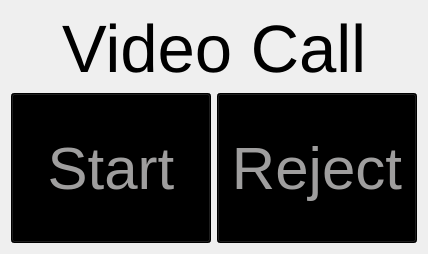
      <widget class="QWidget" name="tab_managerPage4">
       <layout class="QGridLayout" name="gridLayout_2">
        <item row="0" column="0">
         <layout class="QGridLayout" name="gridLayout_telepresence">
          <item row="4" column="0">
           <widget class="QPushButton" name="button_Answer">
            <property name="enabled">
             <bool>false</bool>
            </property>
            <property name="minimumSize">
             <size>
              <width>200</width>
              <height>150</height>
             </size>
            </property>
            <property name="palette">
             <palette>
              <active>
               <colorrole role="Button">
                <brush brushstyle="SolidPattern">
                 <color alpha="255">
                  <red>0</red>
                  <green>0</green>
                  <blue>0</blue>
                 </color>
                </brush>
               </colorrole>
               <colorrole role="ButtonText">
                <brush brushstyle="SolidPattern">
                 <color alpha="255">
                  <red>255</red>
                  <green>255</green>
                  <blue>255</blue>
                 </color>
                </brush>
               </colorrole>
               <colorrole role="Base">
                <brush brushstyle="SolidPattern">
                 <color alpha="255">
                  <red>0</red>
                  <green>0</green>
                  <blue>0</blue>
                 </color>
                </brush>
               </colorrole>
               <colorrole role="Window">
                <brush brushstyle="SolidPattern">
                 <color alpha="255">
                  <red>0</red>
                  <green>0</green>
                  <blue>0</blue>
                 </color>
                </brush>
               </colorrole>
              </active>
              <inactive>
               <colorrole role="Button">
                <brush brushstyle="SolidPattern">
                 <color alpha="255">
                  <red>0</red>
                  <green>0</green>
                  <blue>0</blue>
                 </color>
                </brush>
               </colorrole>
               <colorrole role="ButtonText">
                <brush brushstyle="SolidPattern">
                 <color alpha="255">
                  <red>255</red>
                  <green>255</green>
                  <blue>255</blue>
                 </color>
                </brush>
               </colorrole>
               <colorrole role="Base">
                <brush brushstyle="SolidPattern">
                 <color alpha="255">
                  <red>0</red>
                  <green>0</green>
                  <blue>0</blue>
                 </color>
                </brush>
               </colorrole>
               <colorrole role="Window">
                <brush brushstyle="SolidPattern">
                 <color alpha="255">
                  <red>0</red>
                  <green>0</green>
                  <blue>0</blue>
                 </color>
                </brush>
               </colorrole>
              </inactive>
              <disabled>
               <colorrole role="Button">
                <brush brushstyle="SolidPattern">
                 <color alpha="255">
                  <red>0</red>
                  <green>0</green>
                  <blue>0</blue>
                 </color>
                </brush>
               </colorrole>
               <colorrole role="ButtonText">
                <brush brushstyle="SolidPattern">
                 <color alpha="255">
                  <red>159</red>
                  <green>158</green>
                  <blue>158</blue>
                 </color>
                </brush>
               </colorrole>
               <colorrole role="Base">
                <brush brushstyle="SolidPattern">
                 <color alpha="255">
                  <red>0</red>
                  <green>0</green>
                  <blue>0</blue>
                 </color>
                </brush>
               </colorrole>
               <colorrole role="Window">
                <brush brushstyle="SolidPattern">
                 <color alpha="255">
                  <red>0</red>
                  <green>0</green>
                  <blue>0</blue>
                 </color>
                </brush>
               </colorrole>
              </disabled>
             </palette>
            </property>
            <property name="font">
             <font>
              <pointsize>45</pointsize>
             </font>
            </property>
            <property name="styleSheet">
             <string notr="true">ui.button_Answer {
		background-color : rgb(48, 125, 25);
}</string>
            </property>
            <property name="text">
             <string>Start</string>
            </property>
           </widget>
          </item>
          <item row="4" column="1">
           <widget class="QPushButton" name="button_Reject">
            <property name="enabled">
             <bool>false</bool>
            </property>
            <property name="sizePolicy">
             <sizepolicy hsizetype="Minimum" vsizetype="Minimum">
              <horstretch>0</horstretch>
              <verstretch>0</verstretch>
             </sizepolicy>
            </property>
            <property name="minimumSize">
             <size>
              <width>200</width>
              <height>0</height>
             </size>
            </property>
            <property name="palette">
             <palette>
              <active>
               <colorrole role="Button">
                <brush brushstyle="SolidPattern">
                 <color alpha="255">
                  <red>0</red>
                  <green>0</green>
                  <blue>0</blue>
                 </color>
                </brush>
               </colorrole>
               <colorrole role="ButtonText">
                <brush brushstyle="SolidPattern">
                 <color alpha="255">
                  <red>255</red>
                  <green>255</green>
                  <blue>255</blue>
                 </color>
                </brush>
               </colorrole>
               <colorrole role="Base">
                <brush brushstyle="SolidPattern">
                 <color alpha="255">
                  <red>0</red>
                  <green>0</green>
                  <blue>0</blue>
                 </color>
                </brush>
               </colorrole>
               <colorrole role="Window">
                <brush brushstyle="SolidPattern">
                 <color alpha="255">
                  <red>0</red>
                  <green>0</green>
                  <blue>0</blue>
                 </color>
                </brush>
               </colorrole>
              </active>
              <inactive>
               <colorrole role="Button">
                <brush brushstyle="SolidPattern">
                 <color alpha="255">
                  <red>0</red>
                  <green>0</green>
                  <blue>0</blue>
                 </color>
                </brush>
               </colorrole>
               <colorrole role="ButtonText">
                <brush brushstyle="SolidPattern">
                 <color alpha="255">
                  <red>255</red>
                  <green>255</green>
                  <blue>255</blue>
                 </color>
                </brush>
               </colorrole>
               <colorrole role="Base">
                <brush brushstyle="SolidPattern">
                 <color alpha="255">
                  <red>0</red>
                  <green>0</green>
                  <blue>0</blue>
                 </color>
                </brush>
               </colorrole>
               <colorrole role="Window">
                <brush brushstyle="SolidPattern">
                 <color alpha="255">
                  <red>0</red>
                  <green>0</green>
                  <blue>0</blue>
                 </color>
                </brush>
               </colorrole>
              </inactive>
              <disabled>
               <colorrole role="Button">
                <brush brushstyle="SolidPattern">
                 <color alpha="255">
                  <red>0</red>
                  <green>0</green>
                  <blue>0</blue>
                 </color>
                </brush>
               </colorrole>
               <colorrole role="ButtonText">
                <brush brushstyle="SolidPattern">
                 <color alpha="255">
                  <red>159</red>
                  <green>158</green>
                  <blue>158</blue>
                 </color>
                </brush>
               </colorrole>
               <colorrole role="Base">
                <brush brushstyle="SolidPattern">
                 <color alpha="255">
                  <red>0</red>
                  <green>0</green>
                  <blue>0</blue>
                 </color>
                </brush>
               </colorrole>
               <colorrole role="Window">
                <brush brushstyle="SolidPattern">
                 <color alpha="255">
                  <red>0</red>
                  <green>0</green>
                  <blue>0</blue>
                 </color>
                </brush>
               </colorrole>
              </disabled>
             </palette>
            </property>
            <property name="font">
             <font>
              <pointsize>45</pointsize>
             </font>
            </property>
            <property name="styleSheet">
             <string notr="true">button_Reject {
		color: rgb(194, 0, 0);
}</string>
            </property>
            <property name="text">
             <string>Reject</string>
            </property>
           </widget>
          </item>
          <item row="1" column="0" colspan="2">
           <widget class="QLabel" name="label_telepresence">
            <property name="enabled">
             <bool>true</bool>
            </property>
            <property name="font">
             <font>
              <pointsize>50</pointsize>
             </font>
            </property>
            <property name="text">
             <string>Video Call</string>
            </property>
            <property name="alignment">
             <set>Qt::AlignCenter</set>
            </property>
           </widget>
          </item>
         </layout>
        </item>
       </layout>
      </widget>
